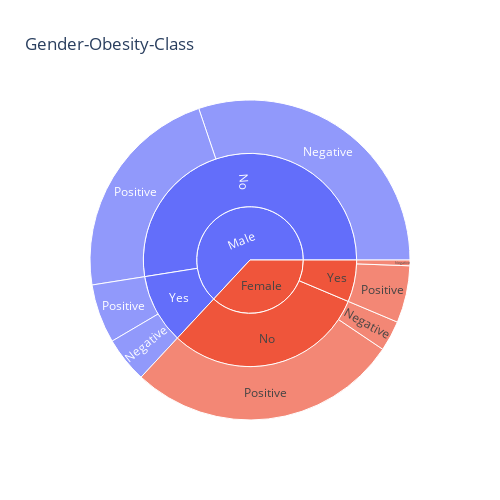

Here is the notebook cell this chart was saved with:
### Markdown cell above
### Exploratory data analysis (EDA)

### Code cell
# plotting the counts in respect to Gender, Obesity and class
fig1 = px.sunburst(data, path=['Gender','Obesity', 'class'], width=500, height=500, title='Gender-Obesity-Class')
fig1.show()

### Figure 1 — Plotly figure (JSON) as saved in the notebook; plotly's stock layout.template omitted (floating-point values rounded to 4 significant figures)
{"data": [{"branchvalues": "total", "domain": {"x": [0, 1], "y": [0, 1]}, "hovertemplate": "labels=%{label}<br>count=%{value}<br>parent=%{parent}<br>id=%{id}<extra></extra>", "ids": ["Female/No/Negative", "Male/No/Negative", "Female/Yes/Negative", "Male/Yes/Negative", "Female/No/Positive", "Male/No/Positive", "Female/Yes/Positive", "Male/Yes/Positive", "Female/No", "Male/No", "Female/Yes", "Male/Yes", "Female", "Male"], "labels": ["Negative", "Negative", "Negative", "Negative", "Positive", "Positive", "Positive", "Positive", "No", "No", "Yes", "Yes", "Female", "Male"], "name": "", "parents": ["Female/No", "Male/No", "Female/Yes", "Male/Yes", "Female/No", "Male/No", "Female/Yes", "Male/Yes", "Female", "Male", "Female", "Male", "", ""], "type": "sunburst", "values": [16, 157, 3, 24, 143, 116, 30, 31, 159, 273, 33, 55, 192, 328]}], "layout": {"height": 500, "legend": {"tracegroupgap": 0}, "title": {"text": "Gender-Obesity-Class"}, "width": 500}}
